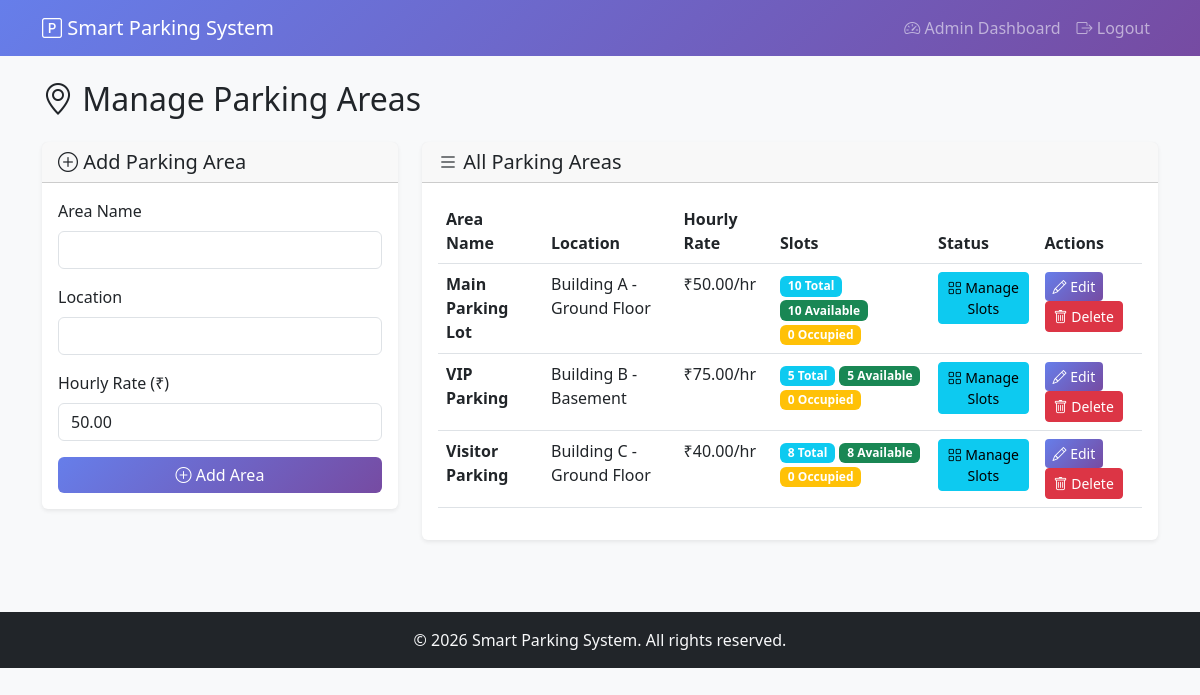
Page /admin/areas.php (signed in) on the committed database.
### tables this page shows
CREATE TABLE IF NOT EXISTS parking_areas (
    area_id INT AUTO_INCREMENT PRIMARY KEY,
    area_name VARCHAR(100) NOT NULL,
    location VARCHAR(200) NOT NULL,
    hourly_rate DECIMAL(10, 2) DEFAULT 50.00,
    created_at TIMESTAMP DEFAULT CURRENT_TIMESTAMP,
    INDEX idx_area_name (area_name)
);

### admin/areas.php (the view, shortened to what this page needs)
<?php
$conn = getDBConnection();
$edit_area = null;
$areas_stmt = $conn->query("
    SELECT pa.*,
           COUNT(ps.slot_id) as total_slots,
           SUM(CASE WHEN ps.status = 'Available' THEN 1 ELSE 0 END) as available_slots,
           SUM(CASE WHEN ps.status = 'Occupied' THEN 1 ELSE 0 END) as occupied_slots
    FROM parking_areas pa
    LEFT JOIN parking_slots ps ON pa.area_id = ps.area_id
    GROUP BY pa.area_id
    ORDER BY pa.area_name
");
$areas = $areas_stmt->fetch_all(MYSQLI_ASSOC);
include '../includes/header.php';
?>
<div class="row">
    <div class="col-md-12">
        <h2 class="mb-4"><i class="bi bi-geo-alt"></i> Manage Parking Areas</h2>
    </div>
</div>
<div class="row">
    <div class="col-md-4">
        <div class="card">
            <div class="card-header">
                <h5 class="mb-0">
                    <i class="bi bi-<?php echo $edit_area ? 'pencil' : 'plus-circle'; ?>"></i>
                    <?php echo $edit_area ? 'Edit' : 'Add'; ?> Parking Area
                </h5>
            </div>
            <div class="card-body">
                <form method="POST" action="">
                    <div class="mb-3">
                        <label for="area_name" class="form-label">Area Name</label>
                        <input type="text" class="form-control" id="area_name" name="area_name" required
                               value="<?php echo htmlspecialchars($edit_area['area_name'] ?? ''); ?>">
                    </div>
                    <div class="mb-3">
                        <label for="location" class="form-label">Location</label>
                        <input type="text" class="form-control" id="location" name="location" required
                               value="<?php echo htmlspecialchars($edit_area['location'] ?? ''); ?>">
                    </div>
                    <div class="mb-3">
                        <label for="hourly_rate" class="form-label">Hourly Rate (₹)</label>
                        <input type="number" class="form-control" id="hourly_rate" name="hourly_rate"
                               step="0.01" min="1" required
                               value="<?php echo $edit_area['hourly_rate'] ?? '50.00'; ?>">
                    </div>
                    <div class="d-grid gap-2">
                        <button type="submit" name="<?php echo $edit_area ? 'update_area' : 'add_area'; ?>"
                                class="btn btn-primary">
                            <i class="bi bi-<?php echo $edit_area ? 'check' : 'plus'; ?>-circle"></i>
                            <?php echo $edit_area ? 'Update' : 'Add'; ?> Area
                        </button>
                    </div>
                </form>
            </div>
        </div>
    </div>
    <div class="col-md-8">
        <div class="card">
            <div class="card-header">
                <h5 class="mb-0"><i class="bi bi-list"></i> All Parking Areas</h5>
            </div>
            <div class="card-body">
                <?php if (count($areas) === 0): ?>
                    <p class="text-muted text-center py-4">No parking areas found. Add your first area.</p>
                <?php else: ?>
                    <div class="table-responsive">
                        <table class="table table-hover">
                            <thead>
                                <tr>
                                    <th>Area Name</th>
                                    <th>Location</th>
                                    <th>Hourly Rate</th>
                                    <th>Slots</th>
                                    <th>Status</th>
                                    <th>Actions</th>
                                </tr>
                            </thead>
                            <tbody>
                                <?php foreach ($areas as $area): ?>
                                    <tr>
                                        <td><strong><?php echo htmlspecialchars($area['area_name']); ?></strong></td>
                                        <td><?php echo htmlspecialchars($area['location']); ?></td>
                                        <td>₹<?php echo number_format($area['hourly_rate'], 2); ?>/hr</td>
                                        <td>
                                            <span class="badge bg-info"><?php echo $area['total_slots']; ?> Total</span>
                                            <span class="badge bg-success"><?php echo $area['available_slots']; ?> Available</span>
                                            <span class="badge bg-warning"><?php echo $area['occupied_slots']; ?> Occupied</span>
                                        </td>
                                        <td>
                                            <a href="slots.php?area_id=<?php echo $area['area_id']; ?>"
                                               class="btn btn-sm btn-info">
                                                <i class="bi bi-grid"></i> Manage Slots
                                            </a>
                                        </td>
                                        <td>
                                            <a href="?edit=<?php echo $area['area_id']; ?>"
                                               class="btn btn-sm btn-primary">
                                                <i class="bi bi-pencil"></i> Edit
                                            </a>
                                            <a href="?delete=<?php echo $area['area_id']; ?>"
                                               class="btn btn-sm btn-danger"
                                               onclick="return confirm('Are you sure? This will delete the area and all its slots.')">
                                                <i class="bi bi-trash"></i> Delete
                                            </a>
                                        </td>
                                    </tr>
                                <?php endforeach; ?>
                            </tbody>
                        </table>
                    </div>
                <?php endif; ?>
            </div>
        </div>
    </div>
</div>
<?php include '../includes/footer.php'; ?>

### includes/header.php (style rules this page uses)
body { background-color: #f8f9fa; }
.card { box-shadow: 0 0.125rem 0.25rem rgba(0,0,0,0.075); border: none; margin-bottom: 1.5rem; }
.btn-primary { background: linear-gradient(135deg, #667eea 0%, #764ba2 100%); border: none; }

### rows in the picture
parking_areas: area_name "Main Parking Lot", location "Building A - Ground Floor", hourly_rate "50.00", total_slots "10", available_slots "10", occupied_slots "0"
parking_areas: area_name "VIP Parking", location "Building B - Basement", hourly_rate "75.00", total_slots "5", available_slots "5", occupied_slots "0"
parking_areas: area_name "Visitor Parking", location "Building C - Ground Floor", hourly_rate "40.00", total_slots "8", available_slots "8", occupied_slots "0"
